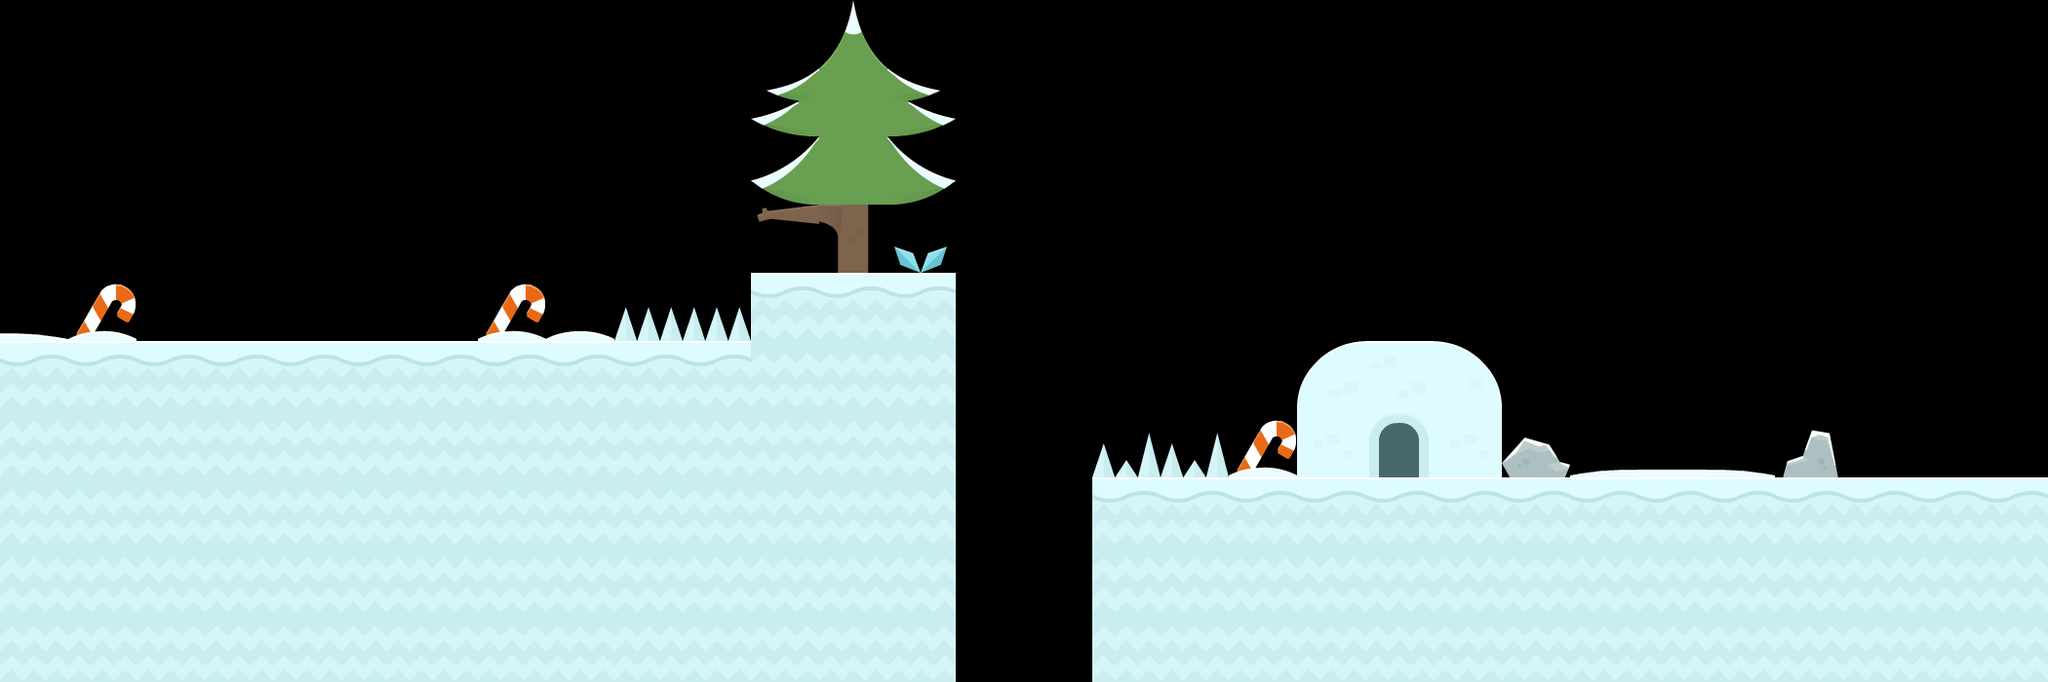

The image is a tile-based game level rendered from a .tmx file. Its description and complete source (layers, tilesets, objects, tile grids) follow:
An orthogonal 30x10 tile map with 70x70 px tiles, 1 tile layer (Camada de Tiles 1).

<map version="1.0" orientation="orthogonal" renderorder="right-down" width="30" height="10" tilewidth="70" tileheight="70" nextobjectid="1">
 <tileset firstgid="1" name="map2" tilewidth="70" tileheight="70" tilecount="98" columns="14">
  <image source="../img/map2.png" width="980" height="490" />
 </tileset>
 <layer name="Camada de Tiles 1" width="30" height="10">
  <data encoding="csv">
0,0,0,0,0,0,0,0,0,0,0,0,85,0,0,0,0,0,0,0,0,0,0,0,0,0,0,0,0,0,
0,0,0,0,0,0,0,0,0,0,0,96,80,97,0,0,0,0,0,0,0,0,0,0,0,0,0,0,0,0,
0,0,0,0,0,0,0,0,0,0,0,82,94,83,0,0,0,0,0,0,0,0,0,0,0,0,0,0,0,0,
0,0,0,0,0,0,0,0,0,0,0,78,89,58,0,0,0,0,0,0,0,0,0,0,0,0,0,0,0,0,
32,66,0,0,0,0,0,66,29,46,46,4,4,4,0,0,0,0,0,0,0,0,0,0,0,0,0,0,0,0,
4,4,4,4,4,4,4,4,4,4,4,17,17,17,0,0,0,0,0,40,41,42,0,0,0,0,0,0,0,0,
17,17,17,17,17,17,17,17,17,17,17,17,17,17,0,0,47,47,66,55,56,55,61,30,31,32,62,0,0,0,
17,17,17,17,17,17,17,17,17,17,17,17,17,17,0,0,4,4,4,4,4,4,4,4,4,4,4,4,4,4,
17,17,17,17,17,17,17,17,17,17,17,17,17,17,0,0,17,17,17,17,17,17,17,17,17,17,17,17,17,17,
17,17,17,17,17,17,17,17,17,17,17,17,17,17,0,0,17,17,17,17,17,17,17,17,17,17,17,17,17,17
</data>
 </layer>
</map>
